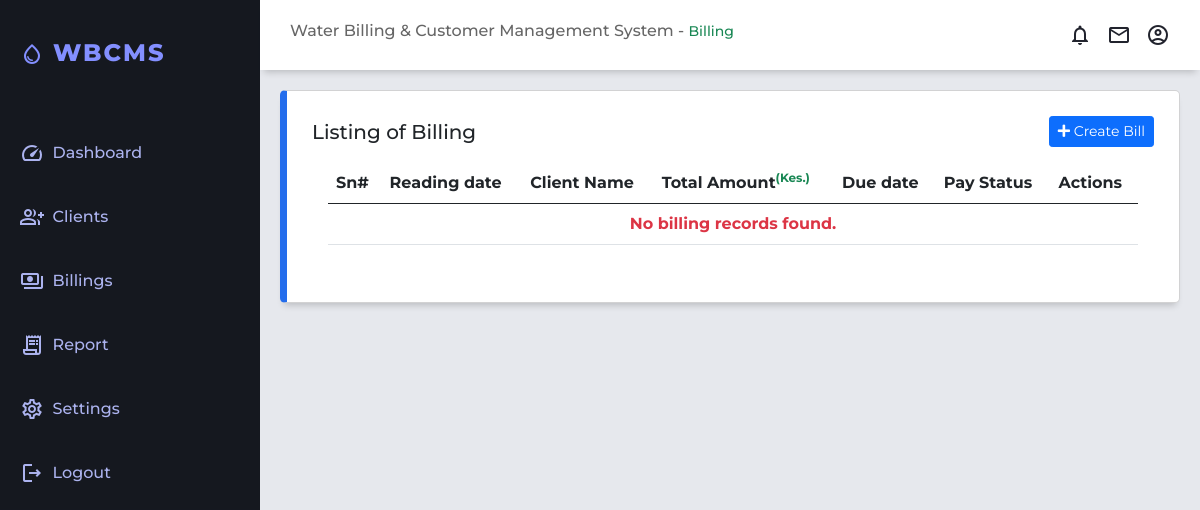
/billings.php (signed in), run on an earlier commit of the app's database.
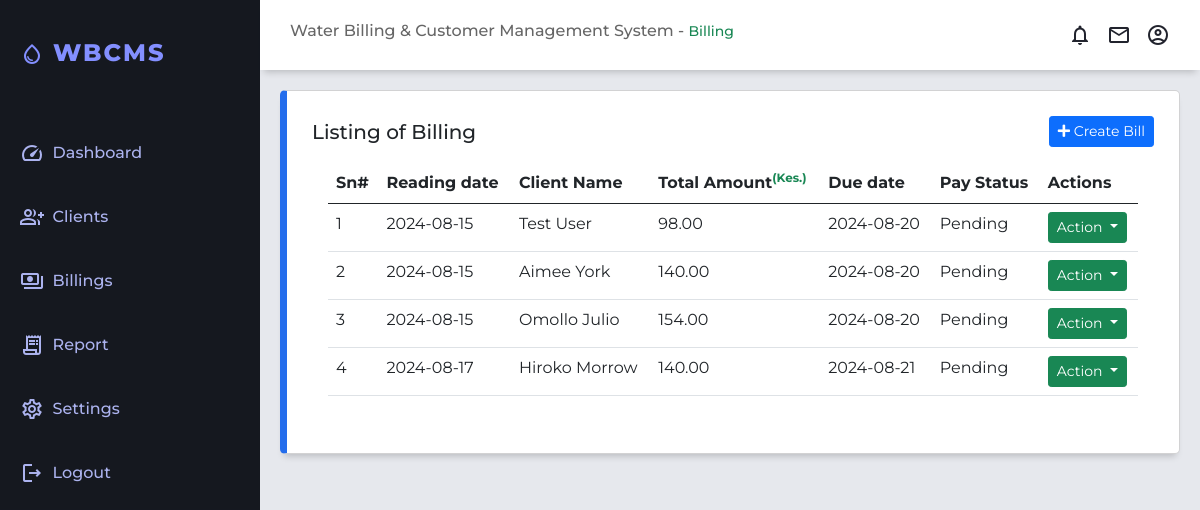
And on a later commit of the database.
### tables this page shows
CREATE TABLE `tbl_billinglist` (
  `bill_id` int(11) NOT NULL,
  `user_id` int(11) DEFAULT NULL,
  `reading_date` date DEFAULT NULL,
  `due_date` date NOT NULL,
  `current_reading` float(12,2) NOT NULL DEFAULT 0.00,
  `previous_reading` float(12,2) NOT NULL DEFAULT 0.00,
  `rate` float(12,2) NOT NULL DEFAULT 0.00,
  `total` float(12,2) NOT NULL DEFAULT 0.00,
  `status` tinyint(1) NOT NULL DEFAULT 0 COMMENT '0= pending,\r\n1= paid',
  `created_at` datetime NOT NULL DEFAULT current_timestamp(),
  `updated_at` datetime NOT NULL DEFAULT current_timestamp() ON UPDATE current_timestamp()
);

CREATE TABLE `tbl_clients` (
  `user_id` int(11) NOT NULL,
  `client_name` varchar(50) NOT NULL,
  `contact_number` varchar(20) DEFAULT NULL,
  `address` text DEFAULT NULL,
  `meter_number` int(10) NOT NULL,
  `meter_reading` int(20) NOT NULL,
  `status` enum('inactive','active') DEFAULT 'inactive',
  `created_at` timestamp NOT NULL DEFAULT current_timestamp(),
  `updated_at` timestamp NOT NULL DEFAULT current_timestamp() ON UPDATE current_timestamp()
);

### config/functions.php (called while the page is built, shortened)
<?php
$conn = connectDB();
function fetchBilledClients()
{
    global $conn;
    $query = "SELECT b.bill_id, c.user_id, c.client_name, b.reading_date, b.due_date, b.current_reading, b.previous_reading, b.rate, b.total, b.status
              FROM tbl_billinglist b
              JOIN tbl_clients c ON b.user_id = c.user_id";
    $result = $conn->query($query);
    $billedClients = [];
    while ($row = $result->fetch_assoc()) {
        $statusText = ($row['status'] == 0) ? 'Pending' : 'Paid';
        $row['status'] = $statusText;
        $billedClients[] = $row;
    }
    return $billedClients;
}
?>

### billings.php (the view, shortened to what the changed rows need)
<?php
include("./config/functions.php");
try {
  $billedClients = fetchBilledClients();
} catch (Exception $e) {
  echo "An error occurred: " . $e->getMessage();
  exit();
}
?>
<!DOCTYPE html>
<html lang="en">
<head>
  <link rel="stylesheet" href="https://cdnjs.cloudflare.com/ajax/libs/font-awesome/5.15.3/css/all.min.css" />
  <link rel="stylesheet" href="css/bootstrap5.0.1.min.css">
  <link rel="stylesheet" type="text/css" href="css/datatables-1.10.25.min.css" />
  <link rel="stylesheet" href="css/styles.css">
  <link rel="stylesheet" href="css/customer.css">
  <link rel="stylesheet" href="css/bill.css">
</head>
<body>
  <div class="grid-container">
    <main class="main-container">
      <div class="row">
        <div class="container mt-0">
          <div class="card">
            <div class="card-body">
              <table class="table cell-border">
                <thead>
                  <tr>
                    <th scope="col">Sn#</th>
                    <th scope="col">Reading date</th>
                    <th scope="col">Client Name</th>
                    <th scope="col">Total Amount<sup class="text-success">(Kes.)</sup></th>
                    <th scope="col">Due date</th>
                    <th scope="col">Pay Status</th>
                    <th scope="col">Actions</th>
                  </tr>
                </thead>
                <tbody>
                  <tr>
                    <?php if (empty($billedClients)) : ?>
                  <tr>
                    <td colspan="7" class="text-center text-danger">
                      <strong>No billing records found.</strong>
                    </td>
                  </tr>
                <?php else: ?>
                  <?php foreach ($billedClients as $index => $client): ?>
                    <tr>
                      <td><?php echo htmlspecialchars($index + 1); ?></td>
                      <td><?php echo htmlspecialchars($client['reading_date']); ?></td>
                      <td><?php echo htmlspecialchars($client['client_name']); ?></td>
                      <td><?php echo htmlspecialchars($client['total']); ?></td>
                      <td><?php echo htmlspecialchars($client['due_date']); ?></td>
                      <td><?php echo $client['status'] == 1 ? 'Paid' : 'Pending'; ?></td>
                      <td>
                        <div class="dropdown">
                          <button class="btn btn-success btn-sm  dropdown-toggle" type="button" data-bs-toggle="dropdown" aria-expanded="false">
                            Action
                          </button>
                        </div>
                      </td>
                    </tr>
                  <?php endforeach; ?>
                <?php endif; ?>
                </tr>
                </tbody>
              </table>
            </div>
          </div>
        </div>
      </div>
    </main>
  </div>
</body>
</html>

What changed in the data, as far as the page shows it:
added tbl_billinglist: reading_date "2024-08-15", tbl_clients.client_name "Test User", total "98.00", due_date "2024-08-20"
added tbl_billinglist: reading_date "2024-08-15", tbl_clients.client_name "Aimee York", total "140.00", due_date "2024-08-20"
added tbl_billinglist: reading_date "2024-08-15", tbl_clients.client_name "Omollo Julio", total "154.00", due_date "2024-08-20"
added tbl_billinglist: reading_date "2024-08-17", tbl_clients.client_name "Hiroko Morrow", total "140.00", due_date "2024-08-21"
Also different on the page:
text no longer shown: "No billing records found."
